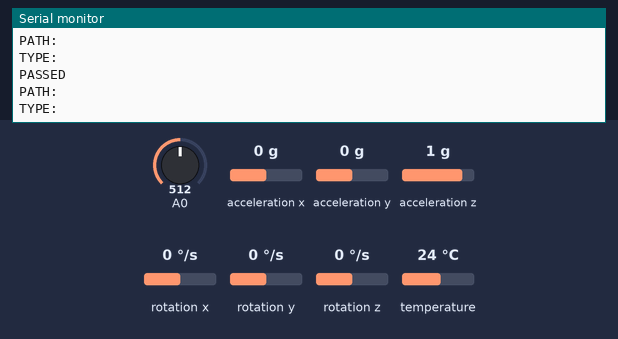
The sketch below on a simulated ESP8266 (NodeMCU). Shown: the last lines printed to the serial monitor. The inputs (shaded band) are chosen by the test bench; at power-on: A0 = 512, acceleration x 0 g, acceleration y 0 g, acceleration z 1 g, rotation x 0 °/s, rotation y 0 °/s, rotation z 0 °/s, temperature 24 °C. WiFi joins after 1.5 s; servers stay silent unless stated.

Above: at 5.2 s.
5.3 s: A0 set to 108
At 6.64 s:
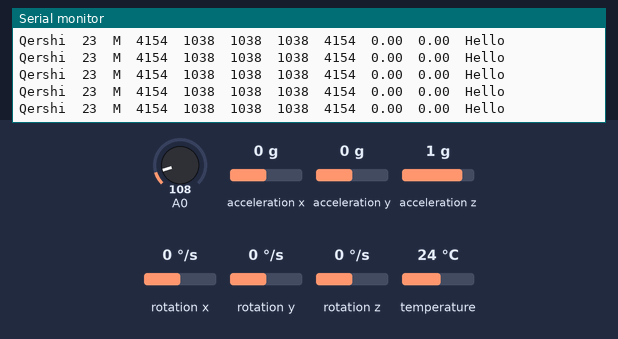
6.8 s: A0 set to 95
At 14.65 s:
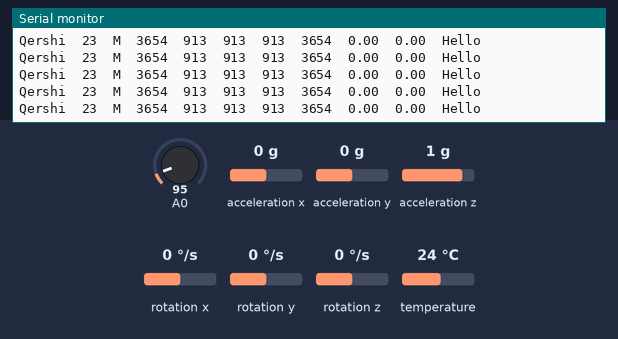
Timing chart, 0 to 15.3 s (numbered marks = the images above; inputs shaded):
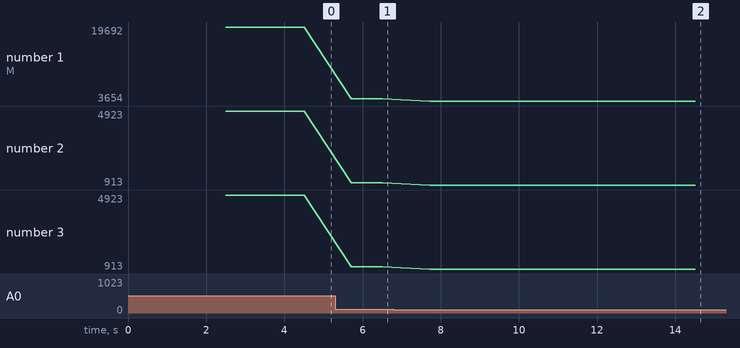

The sketch:

Firebase_fyp2.ino
```cpp
#include <Adafruit_MPU6050.h>
#include <Adafruit_Sensor.h>
#include <Wire.h>
#include <Arduino.h>
#if defined(ESP32)
  #include <WiFi.h>
#elif defined(ESP8266)
  #include <ESP8266WiFi.h>
#endif
#include <Firebase_ESP_Client.h>

//Provide the token generation process info.
#include "addons/TokenHelper.h"
//Provide the RTDB payload printing info and other helper functions.
#include "addons/RTDBHelper.h"

// Insert your network credentials
#define WIFI_SSID "qershi"
#define WIFI_PASSWORD "abdu0000"

// Insert Firebase project API Key
#define API_KEY "AIzaSyDncvMIpMZ2I8xEETIA4G2apFN_X63GikE"

// Insert RTDB URLefine the RTDB URL */
#define DATABASE_URL "https://esp32glovedataset-default-rtdb.asia-southeast1.firebasedatabase.app"

//Define Firebase Data object
FirebaseData fbdo;

FirebaseAuth auth;
FirebaseConfig config;

unsigned long sendDataPrevMillis = 0;
int count = 0;
bool signupOK = false;


Adafruit_MPU6050 mpu;

const String name  = "Qershi";
const int age = 23;
const char gender = 'M' ;
const String label = "Hello";

const int flexPinP = 39;
const int flexPinR = 34;
const int flexPinM = 35;
const int flexPinI = 32;
const int flexPinT = 33;

void setup(){
  Serial.begin(115200);

  delay(1000);


  if (!mpu.begin()) {
    Serial.println("Failed to find MPU6050 chip");
    while (1) {
      delay(10);
    }
  }

   // set accelerometer range to +-8G
  mpu.setAccelerometerRange(MPU6050_RANGE_8_G);

   // set filter bandwidth to 21 Hz
  mpu.setFilterBandwidth(MPU6050_BAND_21_HZ);


  WiFi.begin(WIFI_SSID, WIFI_PASSWORD);
  Serial.print("Connecting to Wi-Fi");
  while (WiFi.status() != WL_CONNECTED){
    Serial.print(".");
    delay(300);
  }
  Serial.println();
  Serial.print("Connected with IP: ");
  Serial.println(WiFi.localIP());
  Serial.println();

  /* Assign the api key (required) */
  config.api_key = API_KEY;

  /* Assign the RTDB URL (required) */
  config.database_url = DATABASE_URL;

  /* Sign up */
  if (Firebase.signUp(&config, &auth, "", "")){
    Serial.println("ok");
    signupOK = true;
  }
  else{
    Serial.printf("%s\n", config.signer.signupError.message.c_str());
  }

  /* Assign the callback function for the long running token generation task */
  config.token_status_callback = tokenStatusCallback; //see addons/TokenHelper.h

  Firebase.begin(&config, &auth);
  Firebase.reconnectWiFi(true);
}

void loop(){


  sensors_event_t a, g, temp;
  mpu.getEvent(&a, &g, &temp);

  int flexValueP = analogRead(flexPinP);
  int flexValueR = analogRead(flexPinR);
  int flexValueM = analogRead(flexPinM);
  int flexValueI = analogRead(flexPinI);
  int flexValueT = analogRead(flexPinT);

  String t_value = String(map(flexValueT, 0, 130, 0, 5000)) ;
  String i_value = String(map(flexValueI, 0, 520, 0, 5000)) ;
  String m_value = String(map(flexValueM, 0, 520, 0, 5000));
  String r_value = String(map(flexValueR, 0, 520, 0, 5000)) ;
  String p_value = String(map(flexValueP, 0, 130, 0, 5000)) ;


  Serial.print(name +"\t"+ age +"\t"+ gender +"\t" + p_value + "\t" + r_value + "\t" + m_value + "\t" + i_value + "\t" + t_value +"\t");
  Serial.print(a.acceleration.x);
  Serial.print("\t");
  Serial.print(a.acceleration.y);
  Serial.print("\t");
  Serial.println(label);


  if (Firebase.ready() && signupOK && (millis() - sendDataPrevMillis > 2000 || sendDataPrevMillis == 0)){
    sendDataPrevMillis = millis();
    // Write an Int number on the database path test/int
    if (Firebase.RTDB.setString(&fbdo, "test/Thumb", t_value)){
      Serial.println("PASSED");
      Serial.println("PATH: " + fbdo.dataPath());
      Serial.println("TYPE: " + fbdo.dataType());
    }
    else {
      Serial.println("FAILED");
      Serial.println("REASON: " + fbdo.errorReason());
    }


    if (Firebase.RTDB.setString(&fbdo, "test/Index", i_value)){
      Serial.println("PASSED");
      Serial.println("PATH: " + fbdo.dataPath());
      Serial.println("TYPE: " + fbdo.dataType());
    }
    else {
      Serial.println("FAILED");
      Serial.println("REASON: " + fbdo.errorReason());
    }


    if (Firebase.RTDB.setString(&fbdo, "test/Middle", m_value)){
      Serial.println("PASSED");
      Serial.println("PATH: " + fbdo.dataPath());
      Serial.println("TYPE: " + fbdo.dataType());
    }
    else {
      Serial.println("FAILED");
      Serial.println("REASON: " + fbdo.errorReason());
    }


    if (Firebase.RTDB.setString(&fbdo, "test/Ring", r_value)){
      Serial.println("PASSED");
      Serial.println("PATH: " + fbdo.dataPath());
      Serial.println("TYPE: " + fbdo.dataType());
    }
    else {
      Serial.println("FAILED");
      Serial.println("REASON: " + fbdo.errorReason());
    }


    if (Firebase.RTDB.setString(&fbdo, "test/Pinky", p_value)){
      Serial.println("PASSED");
      Serial.println("PATH: " + fbdo.dataPath());
      Serial.println("TYPE: " + fbdo.dataType());
    }
    else {
      Serial.println("FAILED");
      Serial.println("REASON: " + fbdo.errorReason());
    }

    // Write an Float number on the database path test/float
    if (Firebase.RTDB.setFloat(&fbdo, "test/X", a.acceleration.x)){
      Serial.println("PASSED");
      Serial.println("PATH: " + fbdo.dataPath());
      Serial.println("TYPE: " + fbdo.dataType());
    }
    else {
      Serial.println("FAILED");
      Serial.println("REASON: " + fbdo.errorReason());
    }


    if (Firebase.RTDB.setFloat(&fbdo, "test/Y",a.acceleration.y )){
      Serial.println("PASSED");
      Serial.println("PATH: " + fbdo.dataPath());
      Serial.println("TYPE: " + fbdo.dataType());
    }
    else {
      Serial.println("FAILED");
      Serial.println("REASON: " + fbdo.errorReason());
    }

    if (Firebase.RTDB.setString(&fbdo, "test/Label", label)){
      Serial.println("PASSED");
      Serial.println("PATH: " + fbdo.dataPath());
      Serial.println("TYPE: " + fbdo.dataType());
    }
    else {
      Serial.println("FAILED");
      Serial.println("REASON: " + fbdo.errorReason());
    }
  }
}
```

Measured:
- after the input at 5.3 s, the serial monitor: prints a new line after 0.41 s (image 1)
- after the input at 6.8 s, the serial monitor: prints a new line after 0.92 s (image 2)
- plotted number 1: 19692 → 4154 after the input at 5.3 s, 4154 → 3654 after the input at 6.8 s
- plotted number 2: 4923 → 1038 after the input at 5.3 s, 1038 → 913 after the input at 6.8 s
- plotted number 3: 4923 → 1038 after the input at 5.3 s, 1038 → 913 after the input at 6.8 s
